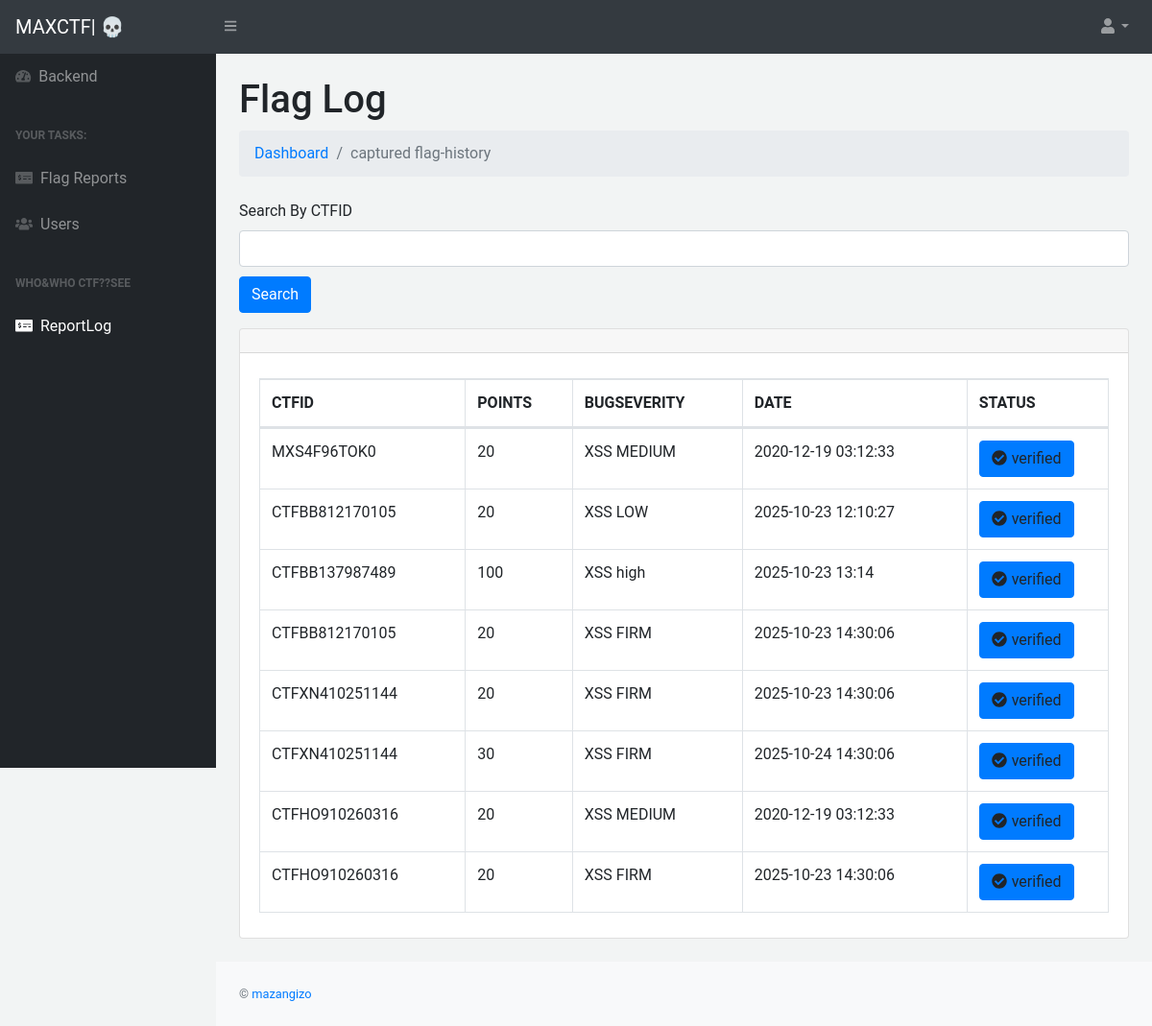
The page /admin/admin/ctflog.php (signed in) on the database as committed earlier.
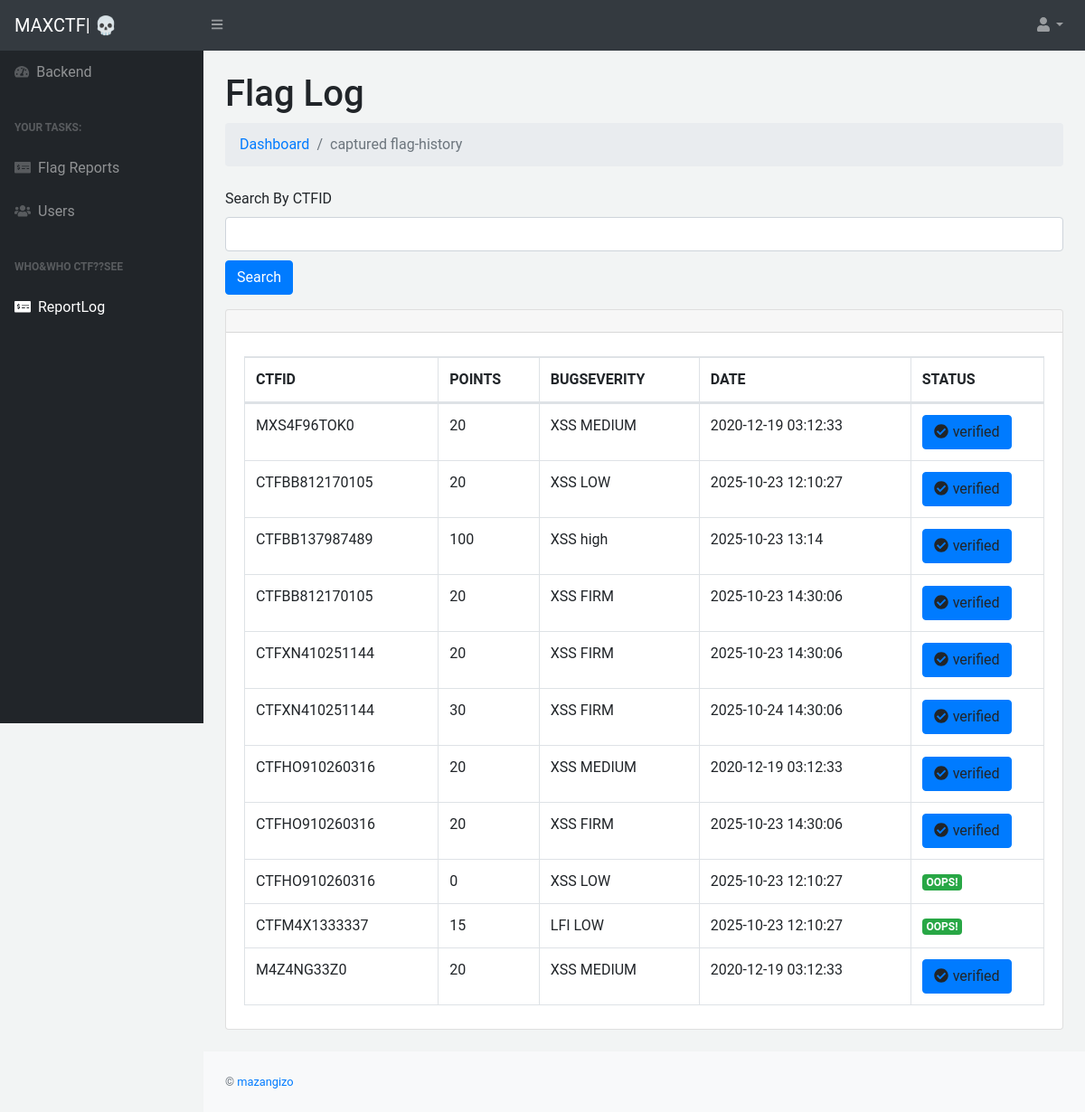
The same page on the database as committed later.
### tables this page shows
CREATE TABLE `reportx` (
  `id` int(11) NOT NULL,
  `walletid` varchar(60) NOT NULL,
  `amount` varchar(10) NOT NULL,
  `proofimage` text NOT NULL,
  `date` varchar(60) NOT NULL,
  `status` text NOT NULL,
  `bug` varchar(15) NOT NULL,
  `severity` varchar(15) NOT NULL
);

### admin/admin/ctflog.php (the view, shortened to what this page needs)
<?php
include 'config.php';
?>
<?php include 'header.php'; ?>
            <div id="layoutSidenav_content">
                <main>
                    <div class="container-fluid">
                        <h1 class="mt-4">Flag Log</h1>
                        <ol class="breadcrumb mb-4">
                            <li class="breadcrumb-item"><a href="dashboard.php">Dashboard</a></li>
                            <li class="breadcrumb-item active">captured flag-history</li>
                        </ol>
                        <form method="post">
    <div class="form-group">
        <label>Search By CTFID</label>
        <input type="text" class="form-control" name="walletid">
        <input style="margin-top: 10px;" type="submit" name="submit" value="Search" class="btn btn-primary">
    </div>
</form>
                        <div class="card mb-4">
                            <div class="card-header">
                            </div>
                            <div class="card-body">
                                <div class="table-responsive">
                                    <table class="table table-bordered" id="dataTable" width="100%" cellspacing="0">
                                        <thead>
                                            <tr>
                                                <th>CTFID</th>
                                                <th>POINTS</th>
                                                <th>BUGSEVERITY</th>
                                                <th>DATE</th>
                                                <th>STATUS</th>
                                            </tr>
                                        </thead>
                                        <tbody>
                                        <?php
                                        $getrr="select * from reportx";
                                        $run=mysqli_query($conn,$getrr);
                                        while($row_pro=mysqli_fetch_array($run))
                                        {
                                            $label=$row_pro['walletid'];
                                            $nawa=$row_pro['amount'];
                                            $label2=$row_pro['bug'].' '.$row_pro['severity'];
                                            $rana=$row_pro['date'];
                                            $status=$row_pro['status'];
                                        ?>
                                            <tr>
                                                <td><?php echo htmlentities($label);?></td>
                                                <td><?php echo htmlentities($nawa);?></td>
                                                <td><?php echo htmlentities($label2);?></td>
                                                <td><?php echo htmlentities($rana);?></td>
                                                <td>
                                                    <?php if($status=='approved')
                                                    { ?>
                                               <a id="status_change" class="btn btn-primary"><i class="fas fa-check-circle" style="margin-right: 5px;"></i>verified</a>
                                                    <?php }
                                                    else
                                                    {
                                                    ?>
                                                    <span class="badge badge-success">OOPS!</span>
                                                    <?php } ?>
                                              </td>
                                            </tr>
                                        <?php } ?>
                                        </tbody>
                                    </table>
                                </div>
                            </div>
                        </div>
                    </div>
                </main>
             <?php include 'footer2.php'; ?>

### admin/admin/header.php (shortened to what this page needs)
<!DOCTYPE html>
<html lang="en">
    <head>
        <link href="css/styles.css" rel="stylesheet" />
        <link href="https://cdn.datatables.net/1.10.20/css/dataTables.bootstrap4.min.css" rel="stylesheet" />
    </head>
    <body class="sb-nav-fixed" style="background-color: #F2F4F4;">
    <nav class="sb-topnav navbar navbar-expand navbar-dark bg-dark">
            <a class="navbar-brand" href="#">MAXCTF| 💀</a>
            <button class="btn btn-link btn-sm order-1 order-lg-0" id="sidebarToggle" href="#"><i class="fas fa-bars"></i></button>
            <ul class="navbar-nav ml-auto ml-md-0">
                <li class="nav-item dropdown">
                    <a class="nav-link dropdown-toggle" id="userDropdown" href="#" role="button" data-toggle="dropdown" aria-haspopup="true" aria-expanded="false"><i class="fas fa-user fa-fw"></i></a>
                </li>
            </ul>
        </nav>
        <div id="layoutSidenav">
            <div id="layoutSidenav_nav">
                <nav class="sb-sidenav accordion sb-sidenav-dark" id="sidenavAccordion">
                    <div class="sb-sidenav-menu">
                        <div class="nav">
                            <a class="nav-link" href="dashboard.php">
                                <div class="sb-nav-link-icon"><i class="fas fa-tachometer-alt"></i></div>
                                Backend
                            </a>
                            <div class="sb-sidenav-menu-heading">your tasks:</div>
                            <a class="nav-link" href="flags.php">
                                <div class="sb-nav-link-icon"><i class="fas fa-money-check-alt"></i></div>
                              Flag Reports
                            </a>
                            <a class="nav-link" href="userz.php">
                                <div class="sb-nav-link-icon"><i class="fas fa-users"></i></div>
                              Users
                            </a>
                            <div class="sb-sidenav-menu-heading">who&who ctf??see</div>
                            <a class="nav-link" href="ctflog.php">
                                <div class="sb-nav-link-icon"><i class="fas fa-money-check-alt"></i></div>
                              ReportLog
                            </a>
                        </div>
                    </div>
                </nav>
            </div>

### admin/admin/footer2.php (shortened to what this page needs)
<footer class="py-4 bg-light mt-auto">
<div class="container-fluid">
<div class="d-flex align-items-center justify-content-between small">
    <div class="text-muted">&copy; <a href="https://t.me/mazangizo"> mazangizo</a></div>
</div>
</div>
</footer>
</div>
</div>
</body>
</html>

Rows that differ between the two databases and show on the page:
added reportx: walletid "CTFHO910260316", amount "0", label2 "XSS LOW", date "2025-10-23 12:10:27", status "OOPS!"
added reportx: walletid "CTFM4X1333337", amount "15", label2 "LFI LOW", date "2025-10-23 12:10:27", status "OOPS!"
added reportx: walletid "M4Z4NG33Z0", amount "20", label2 "XSS MEDIUM", date "2020-12-19 03:12:33", status "approved" (drawn)
